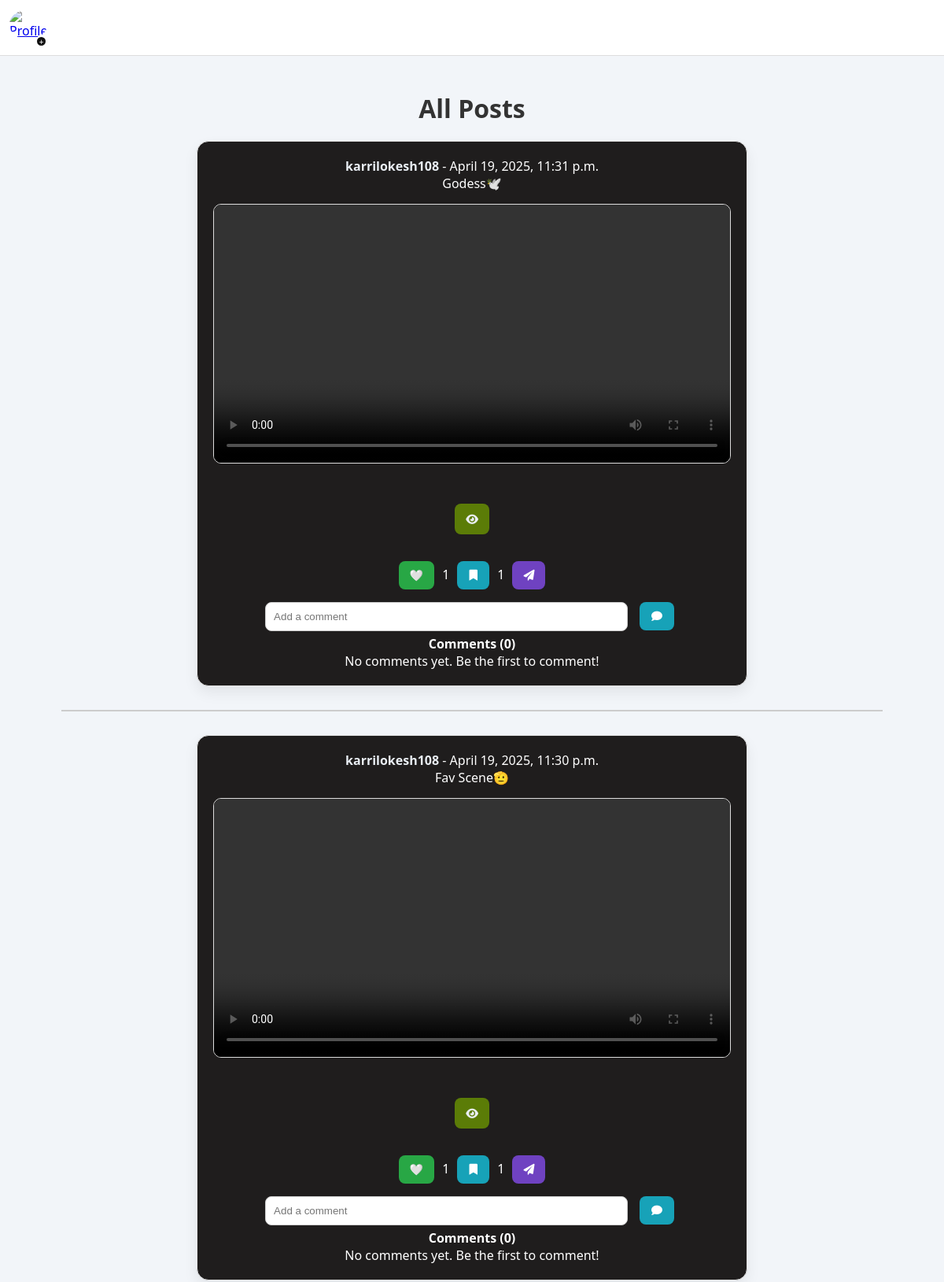
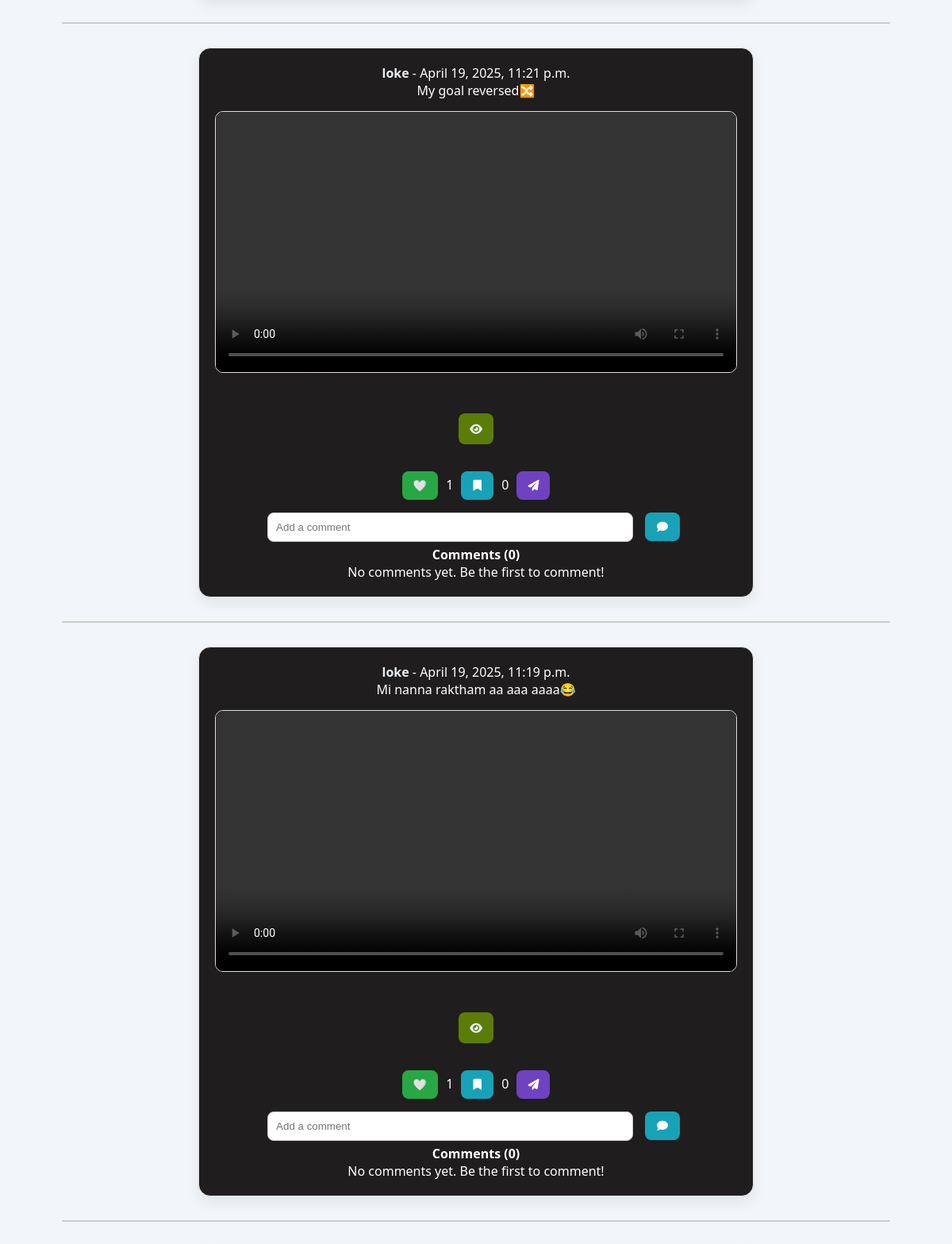
/posts/ (upper part), run on the app's committed database (2 pictures, top to bottom).
### posts/models.py (models this page shows, shortened)
class Post(models.Model):
    user = models.ForeignKey(User, on_delete=models.CASCADE, related_name="posts")
    content = models.TextField()
    image = models.ImageField(upload_to="post_images/", null=True, blank=True)
    created_at = models.DateTimeField(auto_now_add=True)
    updated_at = models.DateTimeField(auto_now_add=True)
    video = models.FileField(upload_to="posts/videos/", blank=True, null=True)
    likes = models.ManyToManyField(User, related_name="liked_posts", blank=True)
    saved_by = models.ManyToManyField(User, related_name="saved_posts", blank=True)
    shared_by = models.ManyToManyField(User, related_name='shared_by_posts', blank=True)
    shared_with = models.ManyToManyField(get_user_model(), related_name='shared_with_posts', blank=True)
    class Meta:
        ordering = ["-created_at"]  # Show latest posts first
        verbose_name_plural = "Posts"
    def total_saves(self):
        return self.saved_by.count()

### users/models.py (models this page shows, shortened)
class CustomUser(AbstractBaseUser, PermissionsMixin):
    name = models.CharField(max_length=20)
    email = models.EmailField(unique=True)
    age = models.IntegerField()
    phone= models.CharField(max_length=15, unique=True, null=True, blank=True)
    otp = models.CharField(max_length=6, null=True, blank=True)
    profile_pic = models.ImageField(upload_to='profile_pics/', null=True, blank=True, default="profile_pics/default-profile.png")
    username = models.CharField(max_length=30, unique=True, null=True, blank=True)
    bio = models.TextField(null=True, blank=True)
    first_name = models.CharField(max_length=30, null=True, blank=True)
    last_name = models.CharField(max_length=30, null=True, blank=True)
    gender = models.CharField(max_length=10, choices=[("Male", "Male"), ("Female", "Female"), ("Other", "Other")], null=True, blank=True)
    location = models.CharField(max_length=100, null=True, blank=True)
    linkedin = models.URLField(null=True, blank=True)
    github = models.URLField(null=True, blank=True)
    is_active = models.BooleanField(default=True)
    is_staff = models.BooleanField(default=False)
    firebase_uid = models.CharField(max_length=50, blank=True, null=True)
    followers = models.ManyToManyField('self', symmetrical=False, related_name='following', blank=True)
    objects = CustomUserManager()
    USERNAME_FIELD = "email"
    REQUIRED_FIELDS = ["name", "age", "phone"]

### posts/views.py (the view)
# urls.py: path('', PostListView.as_view(), name='post-list'),
class PostListView(ListView):
    model = Post
    template_name = 'posts/post_list.html'
    context_object_name = 'posts'
    ordering = ['-created_at']

### posts/templates/posts/post_list.html (shortened to what this page needs)
{% extends 'posts/base.html' %}
{% load static %}
{% block content %}
<link rel="stylesheet" href="{% static 'posts/post_list.css' %}">
<h2>All Posts</h2>
{% for post in posts %}
    <div class="post" data-post-id="{{ post.id }}">
        <p>
            <strong>
              <a href="{% url 'user-profile' post.user.username %}" class="username-link">
                {{ post.user.username }}
              </a>
            </strong>
            - {{ post.created_at }}
          </p>
        <p>{{ post.content }}</p>
        {% if post.video %}
        <video width="400" controls>
            <source src="{{ post.video.url }}" type="video/mp4">
        </video>
    {% endif %}
        <br>
        <div class="post-actions">
            <a href="{% url 'post-detail' post.id %}" class="btn btn-primary">
                <i class="fa fa-eye"></i>
            </a>
        </div>
        <form style="display: inline;">
            <button type="button" class="like-btn" data-post-id="{{ post.id }}">
                {% if request.user in post.likes.all %}
                    ❤️
                {% else %}
                    🤍
                {% endif %}
            </button>
            <span id="like-count-{{ post.id }}" style="color: white;">
                {{ post.likes.count }}
            </span>
        </form>
        <form action="{% url 'save-post' post.id %}" method="POST" style="display: inline;">
            <button type="submit" class="save-btn" data-post-id="{{ post.id }}">
                {% if request.user in post.saved_by.all %}
                    <i class="fa fa-bookmark"></i>
                {% else %}
                    <i class="fa fa-bookmark"></i>
                {% endif %}
            </button>
            <span id="save-count-{{ post.id }}" style="color: white;">{{ post.total_saves }}</span>
        </form>
        <button class="share-btn" onclick="toggleShareForm({{ post.id }})">
            <i class="fa fa-paper-plane"></i>
        </button>
        <form action="{% url 'add-comment' post.id %}" method="POST">
            <input type="text" name="content" placeholder="Add a comment" required>
            <button type="submit"><i class="fa fa-comment"></i></button>
        </form>
        <p><strong>Comments ({{ post.comments.count }})</strong></p>
        {% if post.comments.exists %}
            <ul id="limited-comments-{{ post.id }}">
                {% for comment in post.comments.all|slice:"-2:" %}
                    <li><strong>{{ comment.user.username }}</strong>: {{ comment.content }}</li>
                {% endfor %}
            </ul>
            <ul id="full-comments-{{ post.id }}" style="display: none;">
                {% for comment in post.comments.all %}
                    <li><strong>{{ comment.user.username }}</strong>: {{ comment.content }}</li>
                {% endfor %}
            </ul>
            <button id="toggle-btn-{{ post.id }}">View all comments</button>
        {% else %}
            <p>No comments yet. Be the first to comment!</p>
        {% endif %}
    </div>
    <hr>
{% endfor %}
{% endblock %}

### posts/static/posts/base.css (style rules this page uses)
* { margin: 0; padding: 0; box-sizing: border-box; }
body { font-family: 'Segoe UI', Tahoma, Geneva, Verdana, sans-serif; background-color: #f5f6fa; color: #333; padding-bottom: 70px; }

### posts/static/posts/post_list.css (style rules this page uses)
body { font-family: 'Segoe UI', Tahoma, Geneva, Verdana, sans-serif; background-color: #f2f5f9; margin: 0; padding: 0; }
h2 { text-align: center; margin-top: 25px; font-size: 2rem; color: #333; }
p { color: white; }
.post { background-color: #1f1d1d; padding: 20px; margin: 20px auto; border-radius: 15px; box-shadow: 0 8px 18px rgba(0, 0, 0, 0.07); width: 90%; max-width: 700px; box-sizing: border-box; border: 1px solid #e0e0e0; transition: transform 0.2s ease; text-align: center; }
.post a { text-decoration: none; color: #e9eef4; }
.username-link, .created-at { color: rgb(19, 18, 18); font-weight: bold; }
.post img, .post video { width: 100%; height: auto; margin-top: 15px; border-radius: 10px; border: 1px solid #ddd; }
.btn, .like-btn, button[type="submit"], button[id^="toggle-btn-"], .share-btn { padding: 10px 14px; margin: 6px; border-radius: 8px; font-size: 14px; cursor: pointer; transition: background-color 0.2s ease; border: none; }
.btn-primary { background-color: #5b7c07; color: #fff; }
.like-btn { background-color: #28a745; color: #fff; }
button[type="submit"] { background-color: #17a2b8; color: #fff; }
.share-btn { background-color: #6f42c1; color: #fff; }
form input[type="text"] { width: 70%; padding: 10px; margin-top: 10px; margin-right: 5px; border: 1px solid #ccc; border-radius: 8px; box-sizing: border-box; }
form button[type="submit"] { padding: 10px 15px; }
hr { margin: 30px auto; width: 90%; border: 1px solid #ccc; }
.post .post-actions { display: flex; flex-wrap: wrap; justify-content: center; gap: 14px; margin-top: 30px; margin-bottom: 12px; padding: 10px 0; }

### data on the page
Post: user.username "karrilokesh108", created_at "April 19, 2025, 11:31 p.m.", content "Godess🕊️", likes.count "1", total_saves "1", comments.count "0", shows "No comments yet. Be the first to comment!"
Post: user.username "karrilokesh108", created_at "April 19, 2025, 11:30 p.m.", content "Fav Scene🫡", likes.count "1", total_saves "1", comments.count "0", shows "No comments yet. Be the first to comment!"
Post: user.username "loke", created_at "April 19, 2025, 11:21 p.m.", content "My goal reversed🔀", likes.count "1", total_saves "0", comments.count "0", shows "No comments yet. Be the first to comment!"
Post: user.username "loke", created_at "April 19, 2025, 11:19 p.m.", content "Mi nanna raktham aa aaa aaaa😂", likes.count "1", total_saves "0", comments.count "0", shows "No comments yet. Be the first to comment!"
